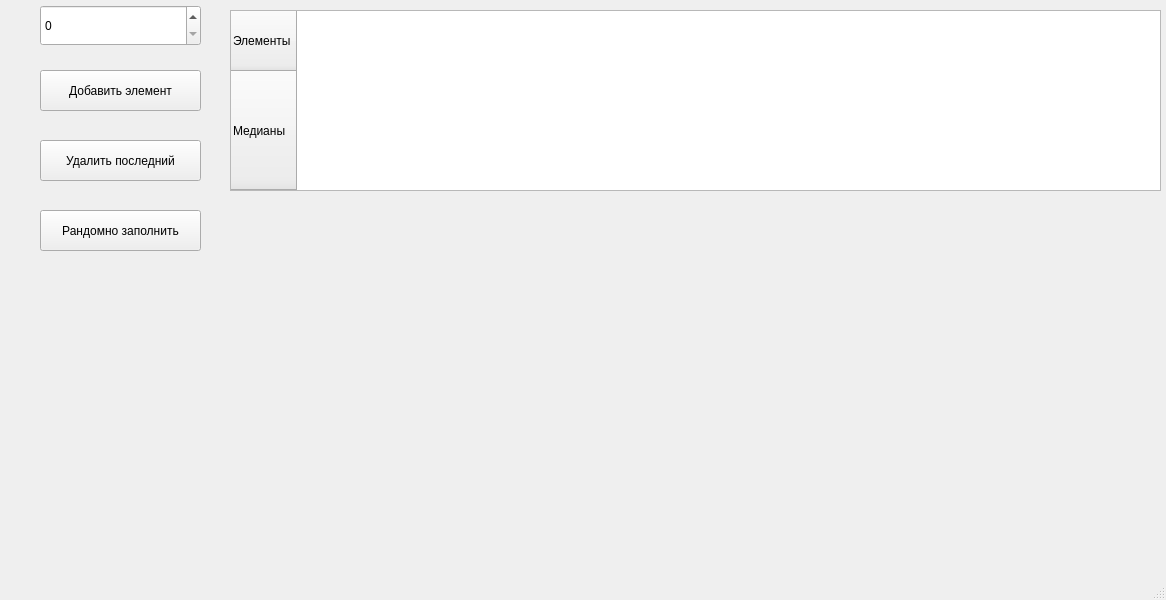
<?xml version="1.0" encoding="UTF-8"?>
<ui version="4.0">
 <class>MainWindow</class>
 <widget class="QMainWindow" name="MainWindow">
  <property name="geometry">
   <rect>
    <x>0</x>
    <y>0</y>
    <width>1166</width>
    <height>600</height>
   </rect>
  </property>
  <property name="windowTitle">
   <string>MainWindow</string>
  </property>
  <widget class="QWidget" name="centralwidget">
   <widget class="QPushButton" name="addButton">
    <property name="geometry">
     <rect>
      <x>40</x>
      <y>70</y>
      <width>161</width>
      <height>41</height>
     </rect>
    </property>
    <property name="text">
     <string>Добавить элемент</string>
    </property>
   </widget>
   <widget class="QPushButton" name="delButton">
    <property name="geometry">
     <rect>
      <x>40</x>
      <y>140</y>
      <width>161</width>
      <height>41</height>
     </rect>
    </property>
    <property name="text">
     <string>Удалить последний</string>
    </property>
   </widget>
   <widget class="QSpinBox" name="spinBox">
    <property name="geometry">
     <rect>
      <x>40</x>
      <y>5</y>
      <width>161</width>
      <height>41</height>
     </rect>
    </property>
   </widget>
   <widget class="QTableWidget" name="tableWidget">
    <property name="geometry">
     <rect>
      <x>230</x>
      <y>10</y>
      <width>931</width>
      <height>181</height>
     </rect>
    </property>
    <property name="editTriggers">
     <set>QAbstractItemView::NoEditTriggers</set>
    </property>
    <property name="selectionMode">
     <enum>QAbstractItemView::NoSelection</enum>
    </property>
    <attribute name="horizontalHeaderVisible">
     <bool>true</bool>
    </attribute>
    <attribute name="horizontalHeaderCascadingSectionResizes">
     <bool>false</bool>
    </attribute>
    <attribute name="horizontalHeaderDefaultSectionSize">
     <number>40</number>
    </attribute>
    <attribute name="horizontalHeaderShowSortIndicator" stdset="0">
     <bool>false</bool>
    </attribute>
    <attribute name="horizontalHeaderStretchLastSection">
     <bool>false</bool>
    </attribute>
    <attribute name="verticalHeaderCascadingSectionResizes">
     <bool>false</bool>
    </attribute>
    <attribute name="verticalHeaderMinimumSectionSize">
     <number>60</number>
    </attribute>
    <attribute name="verticalHeaderDefaultSectionSize">
     <number>60</number>
    </attribute>
    <attribute name="verticalHeaderStretchLastSection">
     <bool>true</bool>
    </attribute>
    <row>
     <property name="text">
      <string>Элементы</string>
     </property>
    </row>
    <row>
     <property name="text">
      <string>Медианы</string>
     </property>
    </row>
   </widget>
   <widget class="QPushButton" name="randomButton">
    <property name="geometry">
     <rect>
      <x>40</x>
      <y>210</y>
      <width>161</width>
      <height>41</height>
     </rect>
    </property>
    <property name="text">
     <string>Рандомно заполнить</string>
    </property>
   </widget>
  </widget>
  <widget class="QMenuBar" name="menubar">
   <property name="geometry">
    <rect>
     <x>0</x>
     <y>0</y>
     <width>1166</width>
     <height>22</height>
    </rect>
   </property>
  </widget>
  <widget class="QStatusBar" name="statusbar"/>
 </widget>
 <resources/>
 <connections/>
</ui>
